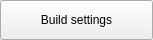
<?xml version="1.0" encoding="UTF-8"?>
<ui version="4.0">
 <class>rgFileMenuBuildSettingsItem</class>
 <widget class="QWidget" name="rgFileMenuBuildSettingsItem">
  <property name="geometry">
   <rect>
    <x>0</x>
    <y>0</y>
    <width>153</width>
    <height>40</height>
   </rect>
  </property>
  <property name="minimumSize">
   <size>
    <width>0</width>
    <height>40</height>
   </size>
  </property>
  <property name="maximumSize">
   <size>
    <width>16777215</width>
    <height>40</height>
   </size>
  </property>
  <property name="windowTitle">
   <string>Form</string>
  </property>
  <layout class="QGridLayout" name="gridLayout">
   <property name="leftMargin">
    <number>0</number>
   </property>
   <property name="topMargin">
    <number>0</number>
   </property>
   <property name="rightMargin">
    <number>0</number>
   </property>
   <property name="bottomMargin">
    <number>0</number>
   </property>
   <property name="spacing">
    <number>0</number>
   </property>
   <item row="0" column="0">
    <widget class="QPushButton" name="buildSettingsButton">
     <property name="sizePolicy">
      <sizepolicy hsizetype="Preferred" vsizetype="Preferred">
       <horstretch>0</horstretch>
       <verstretch>0</verstretch>
      </sizepolicy>
     </property>
     <property name="font">
      <font>
       <weight>50</weight>
       <bold>false</bold>
      </font>
     </property>
     <property name="focusPolicy">
      <enum>Qt::NoFocus</enum>
     </property>
     <property name="styleSheet">
      <string notr="true"/>
     </property>
     <property name="text">
      <string>Build settings</string>
     </property>
     <property name="icon">
      <iconset resource="../res/RadeonGPUAnalyzerGUI.qrc">
       <normaloff>:/icons/gearIcon.svg</normaloff>:/icons/gearIcon.svg</iconset>
     </property>
    </widget>
   </item>
  </layout>
 </widget>
 <resources>
  <include location="../res/RadeonGPUAnalyzerGUI.qrc"/>
 </resources>
 <connections/>
</ui>
